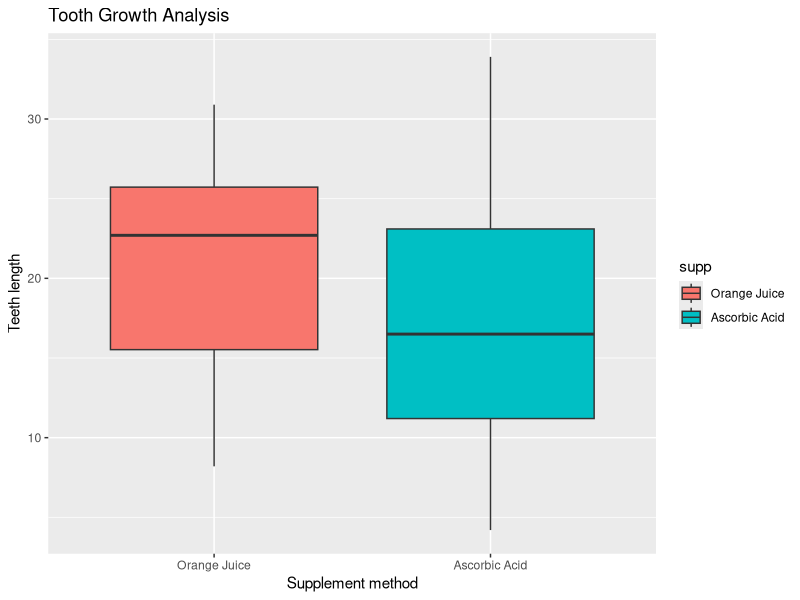
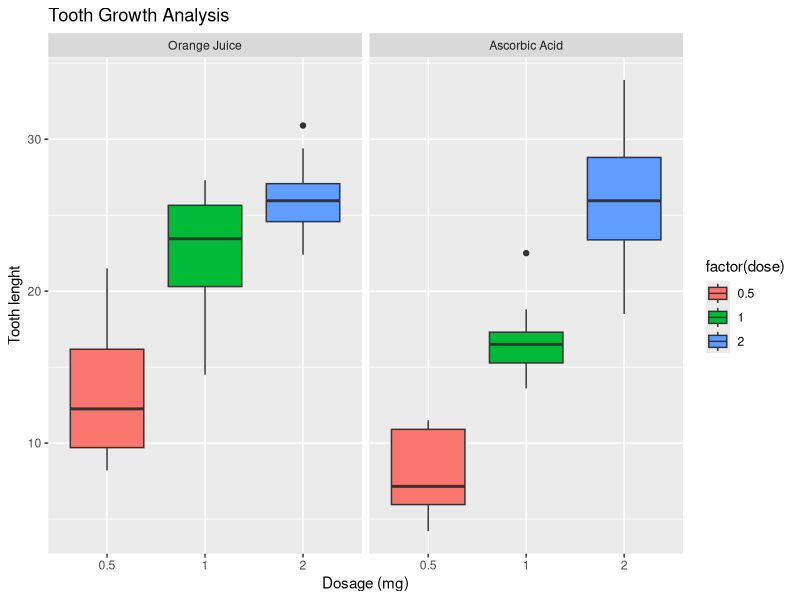
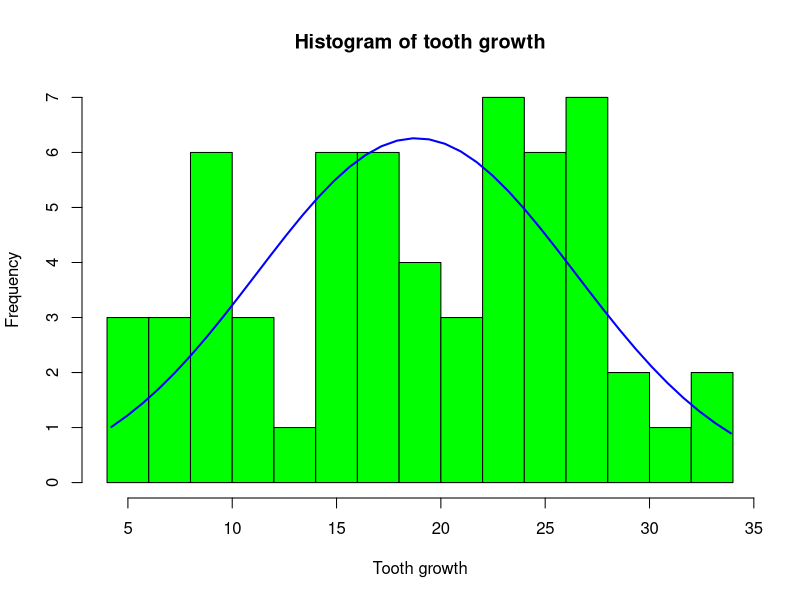

Here is the R script that generated these plots, in order:
## ---- chunk 1
library(ggplot2)
library(datasets)
library(knitr)
library(grid)
library(gridExtra)
data(ToothGrowth)
str(ToothGrowth)
levels(ToothGrowth$supp) <- c("Orange Juice", "Ascorbic Acid")
head(ToothGrowth)
## ---- chunk 2
method_plot <- ggplot(aes(x = supp, y = len), data = ToothGrowth) + geom_boxplot(aes(fill = supp)) + 
                    scale_x_discrete("Supplement method") +   
                    scale_y_continuous("Teeth length") +  
                    ggtitle("Tooth Growth Analysis")

method_plot
## ---- chunk 3
dose_plot <- ggplot(ToothGrowth,
                aes(x = factor(dose), y = len, fill = factor(dose)))

dose_plot + geom_boxplot(notch = F) + facet_grid(.~supp) +
                scale_x_discrete("Dosage (mg)") +
                scale_y_continuous("Tooth lenght") +
                ggtitle("Tooth Growth Analysis")

## ---- chunk 4
ToothGrowth$dose <- as.factor(ToothGrowth$dose)
summary(ToothGrowth)

## ---- chunk 5
table(ToothGrowth$supp, ToothGrowth$dose)

## ---- chunk 6
hist <- hist(ToothGrowth$len, breaks = 20, col = "green", xlab = "Tooth growth", main = "Histogram of tooth growth")
xfit <- seq(min(ToothGrowth$len), max(ToothGrowth$len), length = 40)
yfit <- dnorm(xfit, mean = mean (ToothGrowth$len), sd = sd(ToothGrowth$len))
yfit <- yfit*diff(hist$mids[1:2]*length(ToothGrowth$len))
lines(xfit, yfit, col = "blue", lwd = 2)
## ---- chunk 7
t.test(len ~ supp, data = ToothGrowth)
## ---- chunk 8
t.test(len ~ supp, data = ToothGrowth[ToothGrowth$dose==0.5,])

t.test(len ~ supp, data = ToothGrowth[ToothGrowth$dose==1,])

t.test(len ~ supp, data = ToothGrowth[ToothGrowth$dose==2,])

## ---- chunk 9
# Subsetting the dose level groups
dose05_1 <- subset(ToothGrowth, dose %in% c(0.5, 1))

dose05_2 <- subset(ToothGrowth, dose %in% c(0.5, 2))

dose1_2 <- subset(ToothGrowth, dose %in% c(1, 2))
## ---- chunk 10
t.test(len ~ dose, data = dose05_1)
## ---- chunk 11
t.test(len ~ dose, data = dose05_2)
## ---- chunk 12
t.test(len ~ dose, data = dose1_2)
